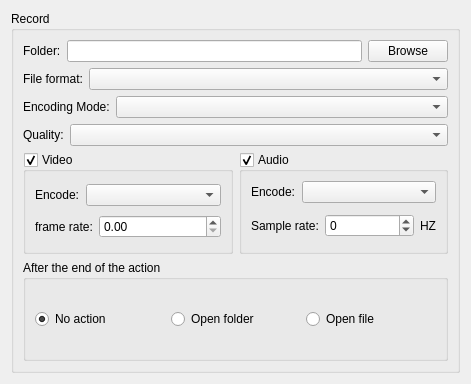
<?xml version="1.0" encoding="UTF-8"?>
<ui version="4.0">
 <class>CParameterRecordUI</class>
 <widget class="QWidget" name="CParameterRecordUI">
  <property name="geometry">
   <rect>
    <x>0</x>
    <y>0</y>
    <width>471</width>
    <height>384</height>
   </rect>
  </property>
  <property name="windowTitle">
   <string>Record</string>
  </property>
  <layout class="QGridLayout" name="gridLayout_4">
   <item row="0" column="0">
    <widget class="QGroupBox" name="gbRecord">
     <property name="title">
      <string>Record</string>
     </property>
     <property name="checkable">
      <bool>false</bool>
     </property>
     <layout class="QGridLayout" name="gridLayout_5">
      <item row="0" column="0">
       <layout class="QHBoxLayout" name="horizontalLayout_3">
        <item>
         <widget class="QLabel" name="label">
          <property name="text">
           <string>Folder:</string>
          </property>
         </widget>
        </item>
        <item>
         <widget class="QLineEdit" name="leFolder"/>
        </item>
        <item>
         <widget class="QPushButton" name="pbFolder">
          <property name="text">
           <string>Browse</string>
          </property>
         </widget>
        </item>
       </layout>
      </item>
      <item row="1" column="0">
       <layout class="QHBoxLayout" name="horizontalLayout_4">
        <item>
         <widget class="QLabel" name="label_2">
          <property name="text">
           <string>File format:</string>
          </property>
         </widget>
        </item>
        <item>
         <widget class="QComboBox" name="cmbFileFormat">
          <property name="sizePolicy">
           <sizepolicy hsizetype="Expanding" vsizetype="Fixed">
            <horstretch>0</horstretch>
            <verstretch>0</verstretch>
           </sizepolicy>
          </property>
         </widget>
        </item>
       </layout>
      </item>
      <item row="2" column="0">
       <layout class="QHBoxLayout" name="horizontalLayout">
        <item>
         <widget class="QLabel" name="label_9">
          <property name="text">
           <string>Encoding Mode:</string>
          </property>
         </widget>
        </item>
        <item>
         <widget class="QComboBox" name="cmbEncodingMode">
          <property name="sizePolicy">
           <sizepolicy hsizetype="Expanding" vsizetype="Fixed">
            <horstretch>0</horstretch>
            <verstretch>0</verstretch>
           </sizepolicy>
          </property>
         </widget>
        </item>
       </layout>
      </item>
      <item row="3" column="0">
       <layout class="QHBoxLayout" name="horizontalLayout_7">
        <item>
         <widget class="QLabel" name="label_5">
          <property name="text">
           <string>Quality:</string>
          </property>
         </widget>
        </item>
        <item>
         <widget class="QComboBox" name="cmbQuality">
          <property name="sizePolicy">
           <sizepolicy hsizetype="Expanding" vsizetype="Fixed">
            <horstretch>0</horstretch>
            <verstretch>0</verstretch>
           </sizepolicy>
          </property>
         </widget>
        </item>
       </layout>
      </item>
      <item row="4" column="0">
       <layout class="QHBoxLayout" name="horizontalLayout_10">
        <item>
         <widget class="QGroupBox" name="gbVideo">
          <property name="title">
           <string>Video</string>
          </property>
          <property name="checkable">
           <bool>true</bool>
          </property>
          <layout class="QGridLayout" name="gridLayout">
           <item row="0" column="0">
            <layout class="QHBoxLayout" name="horizontalLayout_5">
             <item>
              <widget class="QLabel" name="label_3">
               <property name="text">
                <string>Encode:</string>
               </property>
              </widget>
             </item>
             <item>
              <widget class="QComboBox" name="cmbVideoEncode">
               <property name="sizePolicy">
                <sizepolicy hsizetype="Expanding" vsizetype="Fixed">
                 <horstretch>0</horstretch>
                 <verstretch>0</verstretch>
                </sizepolicy>
               </property>
              </widget>
             </item>
            </layout>
           </item>
           <item row="1" column="0">
            <layout class="QHBoxLayout" name="horizontalLayout_6">
             <item>
              <widget class="QLabel" name="label_4">
               <property name="text">
                <string>frame rate:</string>
               </property>
              </widget>
             </item>
             <item>
              <widget class="QDoubleSpinBox" name="dsbFrameRate">
               <property name="sizePolicy">
                <sizepolicy hsizetype="Expanding" vsizetype="Fixed">
                 <horstretch>0</horstretch>
                 <verstretch>0</verstretch>
                </sizepolicy>
               </property>
               <property name="toolTip">
                <string>A value of 0 indicates the recorder should make an optimal choice based on what is available from the video source and the limitations of the codec.</string>
               </property>
              </widget>
             </item>
            </layout>
           </item>
          </layout>
         </widget>
        </item>
        <item>
         <widget class="QGroupBox" name="gbAudio">
          <property name="title">
           <string>Audio</string>
          </property>
          <property name="checkable">
           <bool>true</bool>
          </property>
          <layout class="QGridLayout" name="gridLayout_2">
           <item row="0" column="0">
            <layout class="QHBoxLayout" name="horizontalLayout_8">
             <item>
              <widget class="QLabel" name="label_7">
               <property name="text">
                <string>Encode:</string>
               </property>
              </widget>
             </item>
             <item>
              <widget class="QComboBox" name="cmbAudioEncode">
               <property name="sizePolicy">
                <sizepolicy hsizetype="Expanding" vsizetype="Fixed">
                 <horstretch>0</horstretch>
                 <verstretch>0</verstretch>
                </sizepolicy>
               </property>
              </widget>
             </item>
            </layout>
           </item>
           <item row="1" column="0">
            <layout class="QHBoxLayout" name="horizontalLayout_9">
             <item>
              <widget class="QLabel" name="label_6">
               <property name="text">
                <string>Sample rate:</string>
               </property>
              </widget>
             </item>
             <item>
              <widget class="QSpinBox" name="sbSampleRate">
               <property name="sizePolicy">
                <sizepolicy hsizetype="Expanding" vsizetype="Fixed">
                 <horstretch>0</horstretch>
                 <verstretch>0</verstretch>
                </sizepolicy>
               </property>
               <property name="toolTip">
                <string>A value of -1 indicates the recorder should make an optimal choice based on what is available from the audio source, and the limitations of the codec.</string>
               </property>
               <property name="minimum">
                <number>-1</number>
               </property>
               <property name="maximum">
                <number>999999999</number>
               </property>
              </widget>
             </item>
             <item>
              <widget class="QLabel" name="label_8">
               <property name="text">
                <string>HZ</string>
               </property>
              </widget>
             </item>
            </layout>
           </item>
          </layout>
         </widget>
        </item>
       </layout>
      </item>
      <item row="5" column="0">
       <widget class="QGroupBox" name="groupBox">
        <property name="title">
         <string>After the end of the action</string>
        </property>
        <layout class="QGridLayout" name="gridLayout_3">
         <item row="0" column="0">
          <widget class="QRadioButton" name="rbNoAction">
           <property name="sizePolicy">
            <sizepolicy hsizetype="Preferred" vsizetype="Preferred">
             <horstretch>0</horstretch>
             <verstretch>0</verstretch>
            </sizepolicy>
           </property>
           <property name="text">
            <string>No action</string>
           </property>
           <property name="checked">
            <bool>true</bool>
           </property>
          </widget>
         </item>
         <item row="0" column="1">
          <widget class="QRadioButton" name="rbOpenFolder">
           <property name="sizePolicy">
            <sizepolicy hsizetype="Preferred" vsizetype="Preferred">
             <horstretch>0</horstretch>
             <verstretch>0</verstretch>
            </sizepolicy>
           </property>
           <property name="text">
            <string>Open folder</string>
           </property>
          </widget>
         </item>
         <item row="0" column="2">
          <widget class="QRadioButton" name="rbOpenFile">
           <property name="sizePolicy">
            <sizepolicy hsizetype="Preferred" vsizetype="Preferred">
             <horstretch>0</horstretch>
             <verstretch>0</verstretch>
            </sizepolicy>
           </property>
           <property name="text">
            <string>Open file</string>
           </property>
          </widget>
         </item>
        </layout>
       </widget>
      </item>
     </layout>
    </widget>
   </item>
  </layout>
 </widget>
 <resources/>
 <connections/>
</ui>
